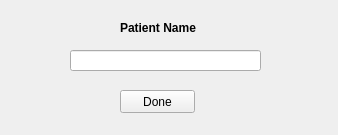
<?xml version="1.0" encoding="UTF-8"?>
<ui version="4.0">
 <class>Form</class>
 <widget class="QWidget" name="Form">
  <property name="geometry">
   <rect>
    <x>0</x>
    <y>0</y>
    <width>338</width>
    <height>135</height>
   </rect>
  </property>
  <property name="windowTitle">
   <string>Form</string>
  </property>
  <widget class="QLineEdit" name="NameEntry">
   <property name="geometry">
    <rect>
     <x>70</x>
     <y>50</y>
     <width>191</width>
     <height>21</height>
    </rect>
   </property>
  </widget>
  <widget class="QLabel" name="NameLabel">
   <property name="geometry">
    <rect>
     <x>120</x>
     <y>20</y>
     <width>81</width>
     <height>16</height>
    </rect>
   </property>
   <property name="font">
    <font>
     <weight>75</weight>
     <bold>true</bold>
    </font>
   </property>
   <property name="text">
    <string>Patient Name</string>
   </property>
  </widget>
  <widget class="QPushButton" name="DoneButton">
   <property name="geometry">
    <rect>
     <x>120</x>
     <y>90</y>
     <width>75</width>
     <height>23</height>
    </rect>
   </property>
   <property name="text">
    <string>Done</string>
   </property>
  </widget>
 </widget>
 <resources/>
 <connections/>
</ui>
